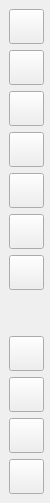
     <widget class="QFrame" name="collapse">
      <property name="minimumSize">
       <size>
        <width>50</width>
        <height>0</height>
       </size>
      </property>
      <property name="maximumSize">
       <size>
        <width>50</width>
        <height>16777215</height>
       </size>
      </property>
      <property name="frameShape">
       <enum>QFrame::Panel</enum>
      </property>
      <property name="frameShadow">
       <enum>QFrame::Plain</enum>
      </property>
      <property name="lineWidth">
       <number>0</number>
      </property>
      <layout class="QVBoxLayout" name="verticalLayout_3">
       <property name="spacing">
        <number>6</number>
       </property>
       <property name="leftMargin">
        <number>9</number>
       </property>
       <property name="topMargin">
        <number>9</number>
       </property>
       <property name="rightMargin">
        <number>9</number>
       </property>
       <property name="bottomMargin">
        <number>9</number>
       </property>
       <item>
        <widget class="QPushButton" name="menu_collapse">
         <property name="minimumSize">
          <size>
           <width>35</width>
           <height>35</height>
          </size>
         </property>
         <property name="maximumSize">
          <size>
           <width>35</width>
           <height>35</height>
          </size>
         </property>
         <property name="cursor">
          <cursorShape>ArrowCursor</cursorShape>
         </property>
         <property name="focusPolicy">
          <enum>Qt::NoFocus</enum>
         </property>
         <property name="text">
          <string/>
         </property>
         <property name="icon">
          <iconset>
           <normaloff>../Icons/menu.ico</normaloff>../Icons/menu.ico</iconset>
         </property>
         <property name="iconSize">
          <size>
           <width>24</width>
           <height>24</height>
          </size>
         </property>
         <property name="checkable">
          <bool>false</bool>
         </property>
         <property name="autoExclusive">
          <bool>true</bool>
         </property>
        </widget>
       </item>
       <item>
        <widget class="QPushButton" name="home_collapse">
         <property name="minimumSize">
          <size>
           <width>35</width>
           <height>35</height>
          </size>
         </property>
         <property name="maximumSize">
          <size>
           <width>35</width>
           <height>35</height>
          </size>
         </property>
         <property name="cursor">
          <cursorShape>PointingHandCursor</cursorShape>
         </property>
         <property name="focusPolicy">
          <enum>Qt::NoFocus</enum>
         </property>
         <property name="text">
          <string/>
         </property>
         <property name="icon">
          <iconset>
           <normaloff>../Icons/home_unchecked.ico</normaloff>
           <normalon>../Icons/home_checked.ico</normalon>../Icons/home_unchecked.ico</iconset>
         </property>
         <property name="iconSize">
          <size>
           <width>24</width>
           <height>24</height>
          </size>
         </property>
         <property name="checkable">
          <bool>true</bool>
         </property>
         <property name="autoExclusive">
          <bool>true</bool>
         </property>
        </widget>
       </item>
       <item>
        <widget class="QPushButton" name="findnext_collapse">
         <property name="minimumSize">
          <size>
           <width>35</width>
           <height>35</height>
          </size>
         </property>
         <property name="maximumSize">
          <size>
           <width>35</width>
           <height>35</height>
          </size>
         </property>
         <property name="cursor">
          <cursorShape>PointingHandCursor</cursorShape>
         </property>
         <property name="focusPolicy">
          <enum>Qt::NoFocus</enum>
         </property>
         <property name="text">
          <string/>
         </property>
         <property name="icon">
          <iconset>
           <normaloff>../Icons/search_unchecked.ico</normaloff>
           <normalon>../Icons/search_checked.ico</normalon>../Icons/search_unchecked.ico</iconset>
         </property>
         <property name="iconSize">
          <size>
           <width>24</width>
           <height>24</height>
          </size>
         </property>
         <property name="checkable">
          <bool>true</bool>
         </property>
         <property name="autoExclusive">
          <bool>true</bool>
         </property>
        </widget>
       </item>
       <item>
        <widget class="QPushButton" name="random_collapse">
         <property name="minimumSize">
          <size>
           <width>35</width>
           <height>35</height>
          </size>
         </property>
         <property name="maximumSize">
          <size>
           <width>35</width>
           <height>35</height>
          </size>
         </property>
         <property name="cursor">
          <cursorShape>PointingHandCursor</cursorShape>
         </property>
         <property name="focusPolicy">
          <enum>Qt::NoFocus</enum>
         </property>
         <property name="text">
          <string/>
         </property>
         <property name="icon">
          <iconset>
           <normaloff>../Icons/random_unchecked.ico</normaloff>
           <normalon>../Icons/random_checked.ico</normalon>../Icons/random_unchecked.ico</iconset>
         </property>
         <property name="iconSize">
          <size>
           <width>24</width>
           <height>24</height>
          </size>
         </property>
         <property name="checkable">
          <bool>true</bool>
         </property>
         <property name="autoExclusive">
          <bool>true</bool>
         </property>
        </widget>
       </item>
       <item>
        <widget class="QPushButton" name="shortlist_collapse">
         <property name="minimumSize">
          <size>
           <width>35</width>
           <height>35</height>
          </size>
         </property>
         <property name="maximumSize">
          <size>
           <width>35</width>
           <height>35</height>
          </size>
         </property>
         <property name="cursor">
          <cursorShape>PointingHandCursor</cursorShape>
         </property>
         <property name="focusPolicy">
          <enum>Qt::NoFocus</enum>
         </property>
         <property name="text">
          <string/>
         </property>
         <property name="icon">
          <iconset>
           <normaloff>../Icons/like_unchecked.ico</normaloff>
           <normalon>../Icons/like_checked.ico</normalon>../Icons/like_unchecked.ico</iconset>
         </property>
         <property name="iconSize">
          <size>
           <width>24</width>
           <height>24</height>
          </size>
         </property>
         <property name="checkable">
          <bool>true</bool>
         </property>
         <property name="autoExclusive">
          <bool>true</bool>
         </property>
        </widget>
       </item>
       <item>
        <widget class="QPushButton" name="library_collapse">
         <property name="minimumSize">
          <size>
           <width>35</width>
           <height>35</height>
          </size>
         </property>
         <property name="maximumSize">
          <size>
           <width>35</width>
           <height>35</height>
          </size>
         </property>
         <property name="cursor">
          <cursorShape>PointingHandCursor</cursorShape>
         </property>
         <property name="focusPolicy">
          <enum>Qt::NoFocus</enum>
         </property>
         <property name="text">
          <string/>
         </property>
         <property name="icon">
          <iconset>
           <normaloff>../Icons/library_unchecked.ico</normaloff>
           <normalon>../Icons/library_checked.ico</normalon>../Icons/library_unchecked.ico</iconset>
         </property>
         <property name="iconSize">
          <size>
           <width>24</width>
           <height>24</height>
          </size>
         </property>
         <property name="checkable">
          <bool>true</bool>
         </property>
         <property name="autoExclusive">
          <bool>true</bool>
         </property>
        </widget>
       </item>
       <item>
        <widget class="QPushButton" name="create_collapse">
         <property name="minimumSize">
          <size>
           <width>35</width>
           <height>35</height>
          </size>
         </property>
         <property name="maximumSize">
          <size>
           <width>35</width>
           <height>35</height>
          </size>
         </property>
         <property name="cursor">
          <cursorShape>PointingHandCursor</cursorShape>
         </property>
         <property name="focusPolicy">
          <enum>Qt::NoFocus</enum>
         </property>
         <property name="text">
          <string/>
         </property>
         <property name="icon">
          <iconset>
           <normaloff>../Icons/add_unchecked.ico</normaloff>
           <normalon>../Icons/add_checked.ico</normalon>../Icons/add_unchecked.ico</iconset>
         </property>
         <property name="iconSize">
          <size>
           <width>24</width>
           <height>24</height>
          </size>
         </property>
         <property name="checkable">
          <bool>true</bool>
         </property>
         <property name="autoExclusive">
          <bool>true</bool>
         </property>
        </widget>
       </item>
       <item>
        <spacer name="verticalSpacer">
         <property name="orientation">
          <enum>Qt::Vertical</enum>
         </property>
         <property name="sizeHint" stdset="0">
          <size>
           <width>20</width>
           <height>40</height>
          </size>
         </property>
        </spacer>
       </item>
       <item>
        <widget class="QPushButton" name="mode_collapse">
         <property name="minimumSize">
          <size>
           <width>35</width>
           <height>35</height>
          </size>
         </property>
         <property name="maximumSize">
          <size>
           <width>35</width>
           <height>35</height>
          </size>
         </property>
         <property name="cursor">
          <cursorShape>PointingHandCursor</cursorShape>
         </property>
         <property name="focusPolicy">
          <enum>Qt::NoFocus</enum>
         </property>
         <property name="text">
          <string/>
         </property>
         <property name="icon">
          <iconset>
           <normaloff>../Icons/dark_mode.ico</normaloff>../Icons/dark_mode.ico</iconset>
         </property>
         <property name="iconSize">
          <size>
           <width>24</width>
           <height>24</height>
          </size>
         </property>
         <property name="checkable">
          <bool>false</bool>
         </property>
         <property name="autoExclusive">
          <bool>false</bool>
         </property>
        </widget>
       </item>
       <item>
        <widget class="QPushButton" name="settings_collapse">
         <property name="minimumSize">
          <size>
           <width>35</width>
           <height>35</height>
          </size>
         </property>
         <property name="maximumSize">
          <size>
           <width>35</width>
           <height>35</height>
          </size>
         </property>
         <property name="cursor">
          <cursorShape>PointingHandCursor</cursorShape>
         </property>
         <property name="focusPolicy">
          <enum>Qt::NoFocus</enum>
         </property>
         <property name="text">
          <string/>
         </property>
         <property name="icon">
          <iconset>
           <normaloff>../Icons/settings_unchecked.ico</normaloff>
           <normalon>../Icons/settings_checked.ico</normalon>../Icons/settings_unchecked.ico</iconset>
         </property>
         <property name="iconSize">
          <size>
           <width>24</width>
           <height>24</height>
          </size>
         </property>
         <property name="checkable">
          <bool>true</bool>
         </property>
         <property name="autoExclusive">
          <bool>true</bool>
         </property>
        </widget>
       </item>
       <item>
        <widget class="QPushButton" name="logout_collapse">
         <property name="minimumSize">
          <size>
           <width>35</width>
           <height>35</height>
          </size>
         </property>
         <property name="maximumSize">
          <size>
           <width>35</width>
           <height>35</height>
          </size>
         </property>
         <property name="cursor">
          <cursorShape>PointingHandCursor</cursorShape>
         </property>
         <property name="focusPolicy">
          <enum>Qt::NoFocus</enum>
         </property>
         <property name="text">
          <string/>
         </property>
         <property name="icon">
          <iconset>
           <normaloff>../Icons/logout.ico</normaloff>../Icons/logout.ico</iconset>
         </property>
         <property name="iconSize">
          <size>
           <width>24</width>
           <height>24</height>
          </size>
         </property>
         <property name="checkable">
          <bool>false</bool>
         </property>
         <property name="autoExclusive">
          <bool>false</bool>
         </property>
        </widget>
       </item>
       <item>
        <widget class="QPushButton" name="exit_collapse">
         <property name="minimumSize">
          <size>
           <width>35</width>
           <height>35</height>
          </size>
         </property>
         <property name="maximumSize">
          <size>
           <width>35</width>
           <height>35</height>
          </size>
         </property>
         <property name="cursor">
          <cursorShape>PointingHandCursor</cursorShape>
         </property>
         <property name="focusPolicy">
          <enum>Qt::NoFocus</enum>
         </property>
         <property name="text">
          <string/>
         </property>
         <property name="icon">
          <iconset>
           <normaloff>../Icons/exit_main.ico</normaloff>../Icons/exit_main.ico</iconset>
         </property>
         <property name="iconSize">
          <size>
           <width>24</width>
           <height>24</height>
          </size>
         </property>
         <property name="checkable">
          <bool>false</bool>
         </property>
         <property name="autoExclusive">
          <bool>false</bool>
         </property>
        </widget>
       </item>
      </layout>
     </widget>
